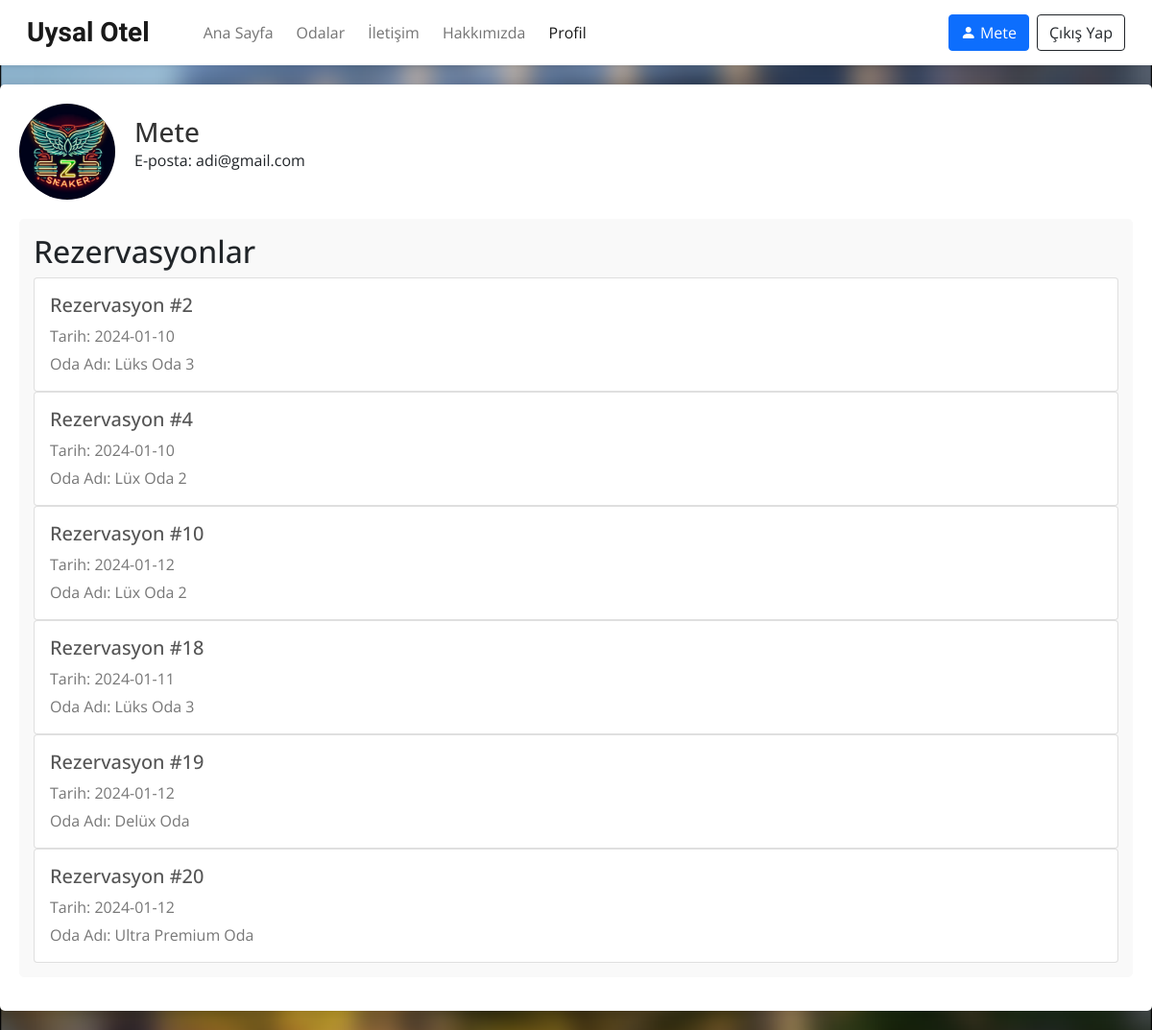
/kullanici.php (signed in), run on the app's committed database.
### tables this page shows
CREATE TABLE `rezervasyonlar` (
  `rezervasyon_id` int(11) NOT NULL,
  `oda_id` int(11) NOT NULL,
  `kullanici_id` int(11) NOT NULL,
  `baslangic_tarihi` date NOT NULL,
  `bitis_tarihi` date NOT NULL
);

CREATE TABLE `odalar` (
  `oda_id` int(11) NOT NULL,
  `oda_adi` varchar(100) NOT NULL,
  `oda_tipi` varchar(50) NOT NULL,
  `oda_aciklamasi` text DEFAULT NULL,
  `oda_fiyat` decimal(10,2) NOT NULL,
  `oda_kapasitesi` int(11) NOT NULL,
  `mevcutluk` tinyint(1) NOT NULL DEFAULT 1,
  `oda_resim` varchar(255) DEFAULT NULL
);

### kullanici.php (the view, shortened to what this page needs)
<?php
$email = $_SESSION['email'];
$avatar = '';
if (isset($_SESSION['kullaniciid'])) {
    $kullaniciid = $_SESSION['kullaniciid'];
    if (isset($_SESSION['avatar'])){
        $avatar = $_SESSION['avatar'];
        $avatar = 'dosyalar/' . $avatar;
        }
    else $avatar = 'dosyalar/avatar.png';
    $sunucuadi = "localhost";
    $kadi = "root";
    $sifre = "";
    $vtadi = "uysalotel";
    try {
        $conn = new PDO("mysql:host=$sunucuadi;dbname=$vtadi", $kadi, $sifre);
        $conn->setAttribute(PDO::ATTR_ERRMODE, PDO::ERRMODE_EXCEPTION);
        $stmt = $conn->prepare("SELECT rezervasyonlar.rezervasyon_id, rezervasyonlar.baslangic_tarihi, odalar.oda_adi
                               FROM rezervasyonlar
                               INNER JOIN odalar ON rezervasyonlar.oda_id = odalar.oda_id
                               WHERE rezervasyonlar.kullanici_id = :kullaniciid");
        $stmt->bindParam(':kullaniciid', $kullaniciid);
        $stmt->execute();
        $rezervasyonlar = $stmt->fetchAll(PDO::FETCH_ASSOC);
    } catch(PDOException $e) {
        echo "Bağlantı hatası: " . $e->getMessage();
    }
}
?>
<!DOCTYPE html>
<html lang="en">
<head>
    <link href="https://cdn.jsdelivr.net/npm/bootstrap@5.0.2/dist/css/bootstrap.min.css" rel="stylesheet">
    <link rel="stylesheet" href="https://cdnjs.cloudflare.com/ajax/libs/intl-tel-input/17.0.8/css/intlTelInput.css"/>
    <link rel="stylesheet" href="https://cdn.jsdelivr.net/npm/bootstrap-icons@1.11.2/font/bootstrap-icons.min.css">
    <link rel="stylesheet" href="css/kullanici.css">
</head>
<body>
<?php
include 'php/navbar.php';
?>
<div class="container">
    <div class="profile">
        <img src="<?php echo $avatar; ?>" alt="Profil Resmi" class="img-fluid rounded-circle">
        <div>
            <h3><?php echo $kullaniciadi?></h3>
            <p>E-posta: <?php echo $email;?></p>
        </div>
    </div>
    <div class="reservation">
        <h2>Rezervasyonlar</h2>
        <?php
        if (!empty($rezervasyonlar)) {
            foreach ($rezervasyonlar as $rezervasyon) {
                echo '<div class="card">';
                echo '<div class="card-body">';
                echo '<h5 class="card-title">Rezervasyon #' . $rezervasyon['rezervasyon_id'] . '</h5>';
                echo '<p class="card-text">Tarih: ' . $rezervasyon['baslangic_tarihi'] . '</p>';
                echo '<p class="card-text">Oda Adı: ' . $rezervasyon['oda_adi'] . '</p>';
                echo '</div></div>';
            }
        } else {
            echo "Rezervasyon bulunamadı.";
        }
        ?>
    </div>
</div>
</body>
</html>

### css/kullanici.css (style rules this page uses)
* { font-family: 'Open Sans', sans-serif; }
body { background-image: url("../images/background/background.png"); height: 100%; background-position: center; background-repeat: no-repeat; background-size: cover; }
body { background-color: #f4f4f4; margin: 0; padding: 0; }
.container { max-width: 1200px; margin: 20px auto; padding: 20px; background-color: #fff; box-shadow: 0 0 10px rgba(0, 0, 0, 0.1); border-radius: 5px; }
.profile { display: flex; align-items: center; margin-bottom: 20px; }
.profile img { width: 100px; height: 100px; border-radius: 50%; margin-right: 20px; }
.profile h3 { margin: 0; color: #333; }
.reservation { background-color: #f9f9f9; padding: 15px; margin-bottom: 15px; border-radius: 5px; }
.reservation h5 { margin-top: 0; color: #555; }
.reservation p { margin-bottom: 5px; color: #777; }

### data on the page
rezervasyonlar: rezervasyon_id "2", baslangic_tarihi "2024-01-10", oda.oda_adi "Lüks Oda 3"
rezervasyonlar: rezervasyon_id "4", baslangic_tarihi "2024-01-10", oda.oda_adi "Lüx Oda 2"
rezervasyonlar: rezervasyon_id "10", baslangic_tarihi "2024-01-12", oda.oda_adi "Lüx Oda 2"
rezervasyonlar: rezervasyon_id "18", baslangic_tarihi "2024-01-11", oda.oda_adi "Lüks Oda 3"
rezervasyonlar: rezervasyon_id "19", baslangic_tarihi "2024-01-12", oda.oda_adi "Delüx Oda"
rezervasyonlar: rezervasyon_id "20", baslangic_tarihi "2024-01-12", oda.oda_adi "Ultra Premium Oda"

### other printed values
$kullaniciadi "Mete"
$email "adi@gmail.com"
